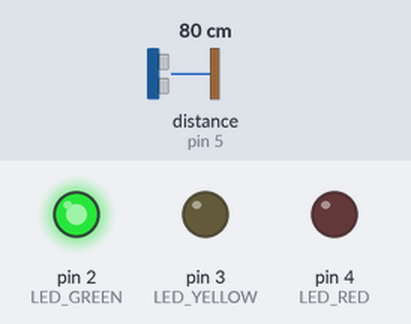
Bench run of a sketch on a simulated Arduino Uno, built with avr-gcc and run on an emulated ATmega328P. On the bench: output pins drawn as LEDs (lit = HIGH). Wiring (inferred from the names in the program): ultrasonic range finder: trigger pin 6; echo pin 5. The test bench sets the inputs (shaded band); at power-on: distance to the obstacle (sensor on pin 5) 80 cm. The echo pulse lasts 58.3 µs per cm; pins used as bus, display or sensor lines are not drawn; what the sketch prints to the serial monitor is not drawn.

Above: at 1.2 s.
1.3 s: distance to the obstacle (sensor on pin 5) set to 15 cm
2.8 s: distance to the obstacle (sensor on pin 5) set to 11 cm
At 3.8 s:
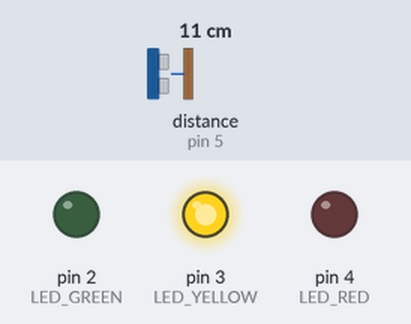
4.3 s: distance to the obstacle (sensor on pin 5) set to 250 cm
At 5.5 s:
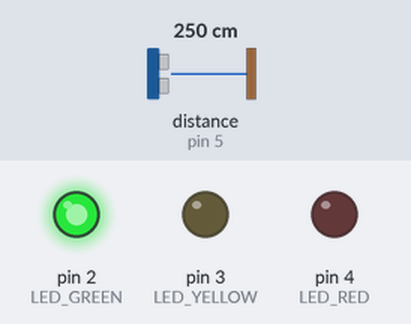
5.8 s: distance to the obstacle (sensor on pin 5) set to 2 cm
At 7.0 s:
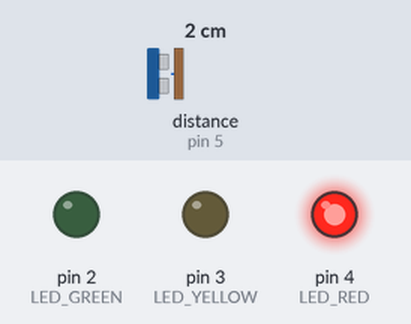
7.3 s: distance to the obstacle (sensor on pin 5) set to 4 cm
8.8 s: distance to the obstacle (sensor on pin 5) set to 7 cm
At 9.5 s:
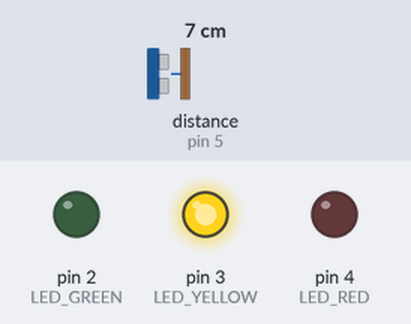
Timing chart, 0 to 11.3 s (numbered marks = the images above; inputs shaded):
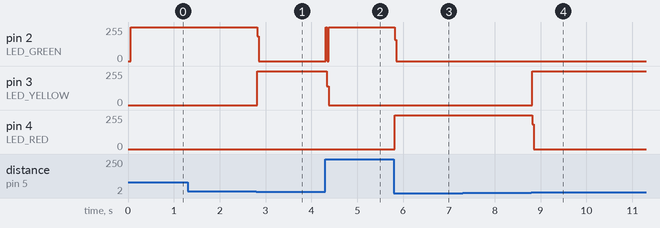

The sketch:

src.ino
```cpp
unsigned int distance;
const int LED_GREEN = 2;
const int LED_YELLOW = 3;
const int LED_RED = 4;

const int TRIG = 6;
const int ECHO = 5;

void setup() {
  Serial.begin(9600);
  pinMode(LED_GREEN, OUTPUT);
  pinMode(LED_YELLOW, OUTPUT);
  pinMode(LED_RED, OUTPUT);
  pinMode(TRIG,OUTPUT);
  pinMode(ECHO,INPUT);
}

void loop() {
  distance = getDistance(TRIG,ECHO); // Chamada da função de leitura.
  Serial.println(distance);

  digitalWrite(LED_GREEN, LOW);
  digitalWrite(LED_YELLOW, LOW);
  digitalWrite(LED_RED, LOW);

  // Objeto muito próximo
  if (distance < 5) {
    digitalWrite(LED_RED, HIGH);
    // Distância média
  } else if (distance < 13) {
    digitalWrite(LED_YELLOW, HIGH);
  } else {
    // Objeto longe
    digitalWrite(LED_GREEN, HIGH);
  }
}

int getDistance(int pinotrig,int pinoecho){ // Função para leitura do sensor
  digitalWrite(pinotrig,LOW);
  delayMicroseconds(2);
  digitalWrite(pinotrig,HIGH);
  delayMicroseconds(10);
  digitalWrite(pinotrig,LOW);

  return pulseIn(pinoecho,HIGH)/58;
}
```

Measured:
- the behaviour switches between 14 and 13 cm on distance to the obstacle (sensor on pin 5) (found by bisection; images 0 and 1)
- the behaviour switches between 5 and 6 cm on distance to the obstacle (sensor on pin 5) (found by bisection; images 3 and 4)
- after the input at 2.8 s, pin 2 (LED_GREEN): 254/255 → 0/255 at once; pin 3 (LED_YELLOW): 0/255 → 255/255 at once
- after the input at 4.3 s, pin 2 (LED_GREEN): 0/255 → 255/255 at once; pin 3 (LED_YELLOW): 255/255 → 0/255 at once
- after the input at 5.8 s, pin 2 (LED_GREEN): 255/255 → 0/255 at once; pin 4 (LED_RED): 0/255 → 255/255 at once
- after the input at 8.8 s, pin 3 (LED_YELLOW): 0/255 → 255/255 at once; pin 4 (LED_RED): 255/255 → 0/255 at once
